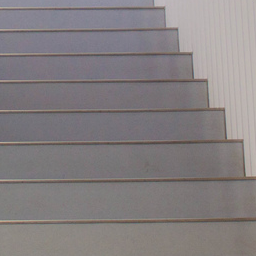
#> input picture data/Urban_Corner_datasets/Images/1.png, 256 x 256 px; its folder holds only this picture in this run
$ jupyter execute --allow-errors final_project.ipynb
#> lines starting #> are read from the running program, lines starting #| are printed output that depends on the picture
### corner_methods.py
import cv2
import numpy as np

def harris(image, args=None):

    args = args or {'blockSize': 2, 'ksize': 3, 'k': 0.04}
    corners = cv2.cornerHarris(image, **args)
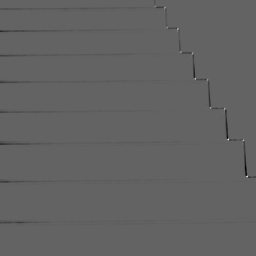
#> corners: shape (256, 256) float32; min -0.000258, max 0.0004, mean -1.86e-06; drawn with min black and max white
    corners = cv2.dilate(corners, None)
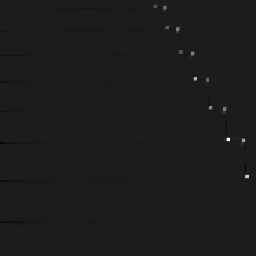
#> corners: shape (256, 256) float32; min -4.99e-05, max 0.0004, mean 1.99e-07; drawn with min black and max white
    corners = np.column_stack(np.where(corners > 0.01 * corners.max()))
#> corners = 415 pairs, first value 4 to 178, second value 152 to 254
    return corners[:, ::-1].astype(np.float32)

# [60 lines left out: functions shi_tomasi, fast, orb, sift, brisk, agast and 2 more, not called in this run]

### final_project.ipynb
[cell 1]
## import standard libraries
import numpy as np
import cv2
import os
import matplotlib.pyplot as plt
import scipy

## import custom scripts
from corner_methods import *

[cell 2]
## read in images and truth points
image_path = os.path.join(os.getcwd(), "data/Urban_Corner_datasets/Images")
ground_truth_path = os.path.join(os.getcwd(), "data/Urban_Corner_datasets/Ground_Truth")

images = []
image_names = []
ground_truth_corners = []
#> (the rest of this cell did not finish here and is left out)

[cell 3]
plt.figure(figsize=(8,10))
plt.suptitle("Ground Truth Images")
#> (the rest of this cell did not finish here and is left out)

[cell 4]
plt.figure(figsize=(8,10))
i=0
plt.imshow(images[i], cmap="gray")
plt.axis("off")
corners = harris(images[i])
#> corners = 415 pairs, first value 152 to 254, second value 4 to 178
#> (the rest of this cell did not finish here and is left out)

$ run again, on data/Urban_Corner_datasets/Images/13.png
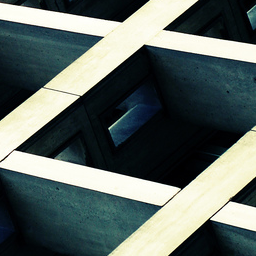
#> input picture data/Urban_Corner_datasets/Images/13.png, 256 x 256 px
#> in harris, `corners = cv2.cornerHarris(image, **args)`:
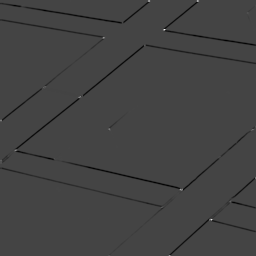
#> corners: shape (256, 256) float32; min -0.0267, max 0.072, mean -0.000509; drawn with min black and max white
#> in harris, `corners = cv2.dilate(corners, None)`:
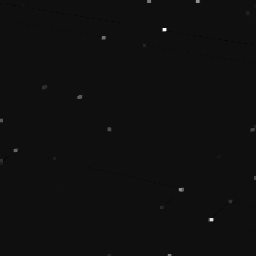
#> corners: shape (256, 256) float32; min -0.00471, max 0.072, mean 8.38e-05; drawn with min black and max white
#> in harris, `corners = np.column_stack(np.where(corners > 0.01 * corners.max()))`: corners = 451 pairs, first value 0 to 255, second value 0 to 255

$ run again, on data/Urban_Corner_datasets/Images/14.png
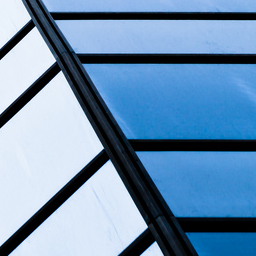
#> input picture data/Urban_Corner_datasets/Images/14.png, 256 x 256 px
#> in harris, `corners = cv2.cornerHarris(image, **args)`:
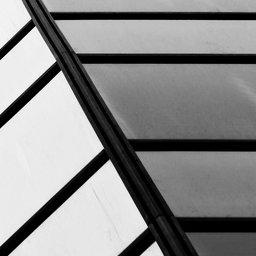
#> image: shape (256, 256); min 0, max 253, mean 137.6
#> in harris, `corners = cv2.dilate(corners, None)`:
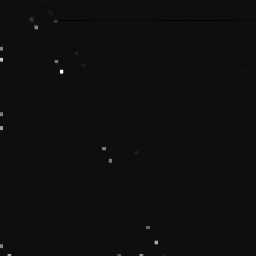
#> corners: shape (256, 256) float32; min -0.00236, max 0.0389, mean 4.87e-05; drawn with min black and max white
#> in harris, `corners = np.column_stack(np.where(corners > 0.01 * corners.max()))`: corners = 413 pairs, first value 0 to 255, second value 0 to 165
#> `corners = harris(images[i])`: corners = 413 pairs, first value 0 to 165, second value 0 to 255

$ run again, on data/Urban_Corner_datasets/Images/15.png
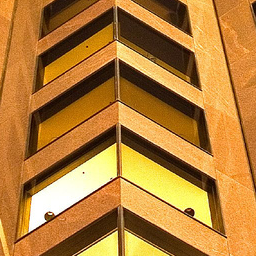
#> input picture data/Urban_Corner_datasets/Images/15.png, 256 x 256 px
#> in harris, `corners = cv2.cornerHarris(image, **args)`:
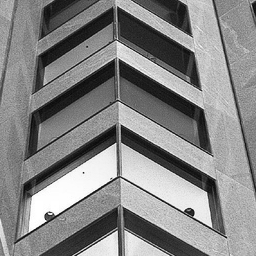
#> image: shape (256, 256); min 6, max 255, mean 133.6
#> in harris, `corners = cv2.dilate(corners, None)`:
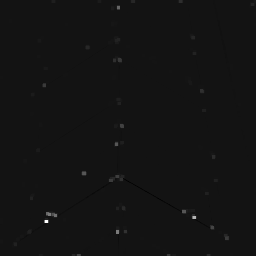
#> corners: shape (256, 256) float32; min -0.00416, max 0.0502, mean 8.18e-05; drawn with min black and max white
#> in harris, `corners = np.column_stack(np.where(corners > 0.01 * corners.max()))`: corners = 1184 pairs, first value 0 to 255, second value 13 to 255
#> `corners = harris(images[i])`: corners = 1184 pairs, first value 13 to 255, second value 0 to 255

$ run again, on data/Urban_Corner_datasets/Images/10.png
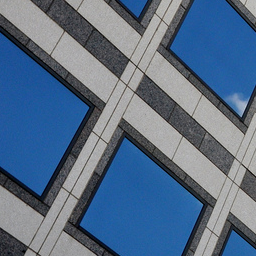
#> input picture data/Urban_Corner_datasets/Images/10.png, 256 x 256 px
#> in harris, `corners = cv2.cornerHarris(image, **args)`:
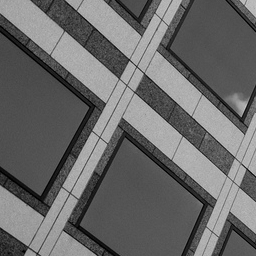
#> image: shape (256, 256); min 0, max 202, mean 105.4
#> in harris, `corners = cv2.dilate(corners, None)`:
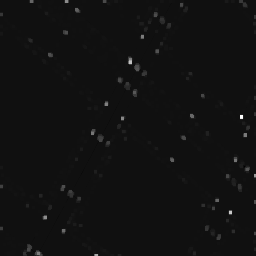
#> corners: shape (256, 256) float32; min -0.000357, max 0.00509, mean 2.7e-05; drawn with min black and max white
#> in harris, `corners = np.column_stack(np.where(corners > 0.01 * corners.max()))`: corners = 3233 pairs, first value 0 to 255, second value 0 to 255
